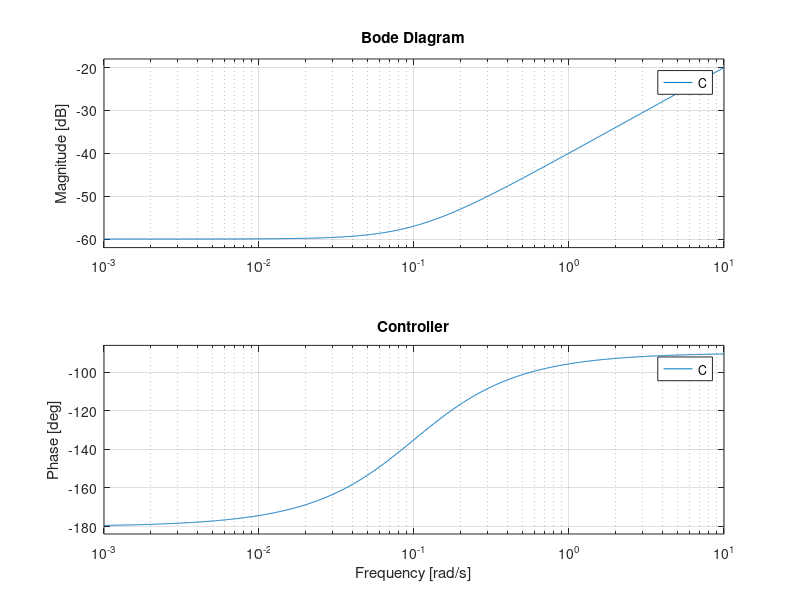
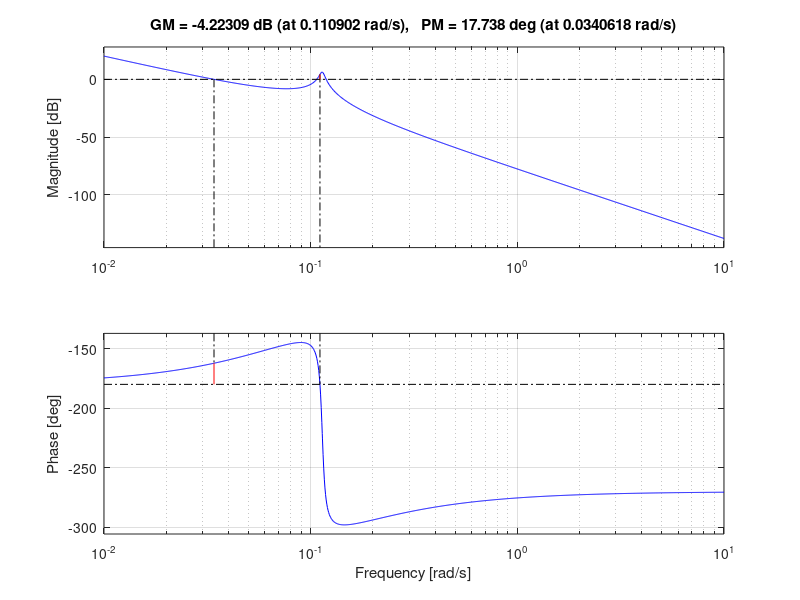

Write MATLAB code to recreate these figures, in order.
s = tf('s');

% plant parameters
k = 10;
r_nom = 502;
l_nom = 517;
m = 1500;
alpha = r_nom / (m * l_nom);
b = 10;

% plant
Pt = 1/s^2;
Pm = -2*k*alpha / (s^2 + 2*k*alpha + s*b*alpha);
P = Pt*Pm;

control = 3
switch control
    case 1 % PID
        kp = 1;
        % Td = 1e-2;
        % Ti = 1e1;
        % ki = kp/Ti;
        % kd = kp*Td;
        kd = 1e4;
        ki = 10;
        C = (kd*s^2 + kp*s + ki) / s;
        figure;
        bode(C);

    case 2 % PI
        zero = 0.01;
        kp = 1;
        ki = zero*kp;
        C = kp * (s + ki/kp) / s;
        figure;
        bode(C);

    case 3 % PD + lead
        % PD
        zero = 0.1;
        kd = .01;
        kp = kd * zero;
        CPD = -kd * (kp/kd + s);
        % lead
        % spread = 14;
        % wL = 0.1;
        % aL = wL/sqrt(spread);
        % bL = spread*aL;
        % aL = .01;
        % bL = 1;
        % CL = bL / aL * (s + aL) / (s + bL);
        C = CPD;
        figure;
        bode(C)
        title("Controller")
        figure;
        margin(P*C)

end